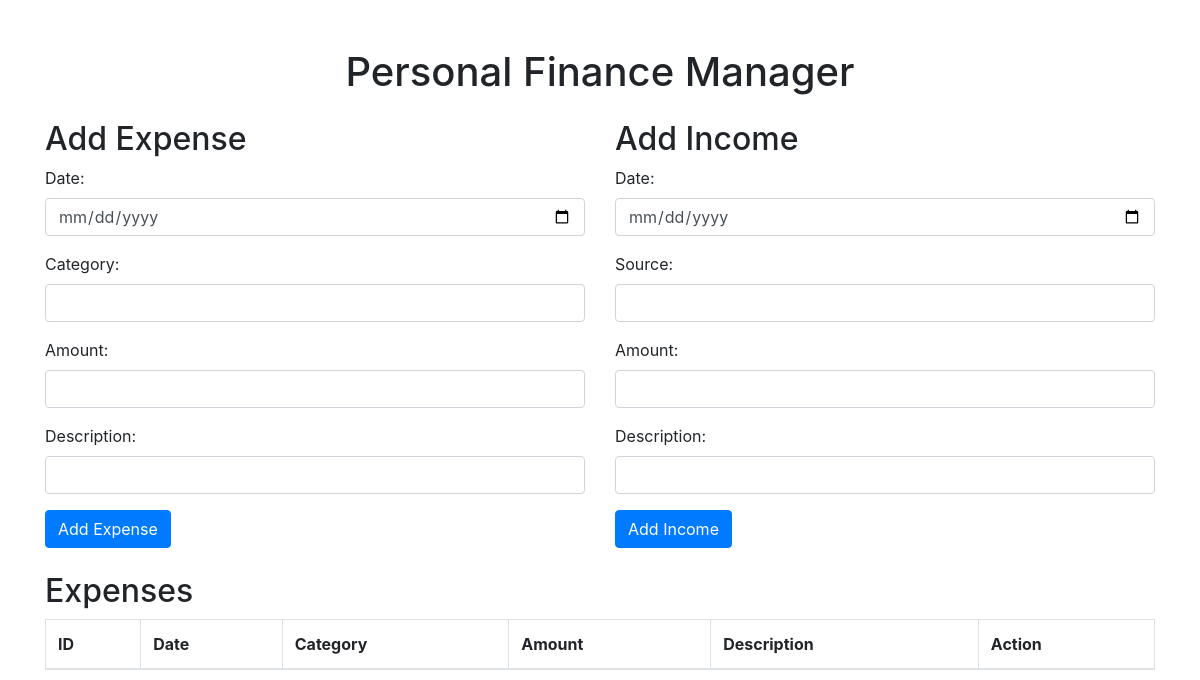
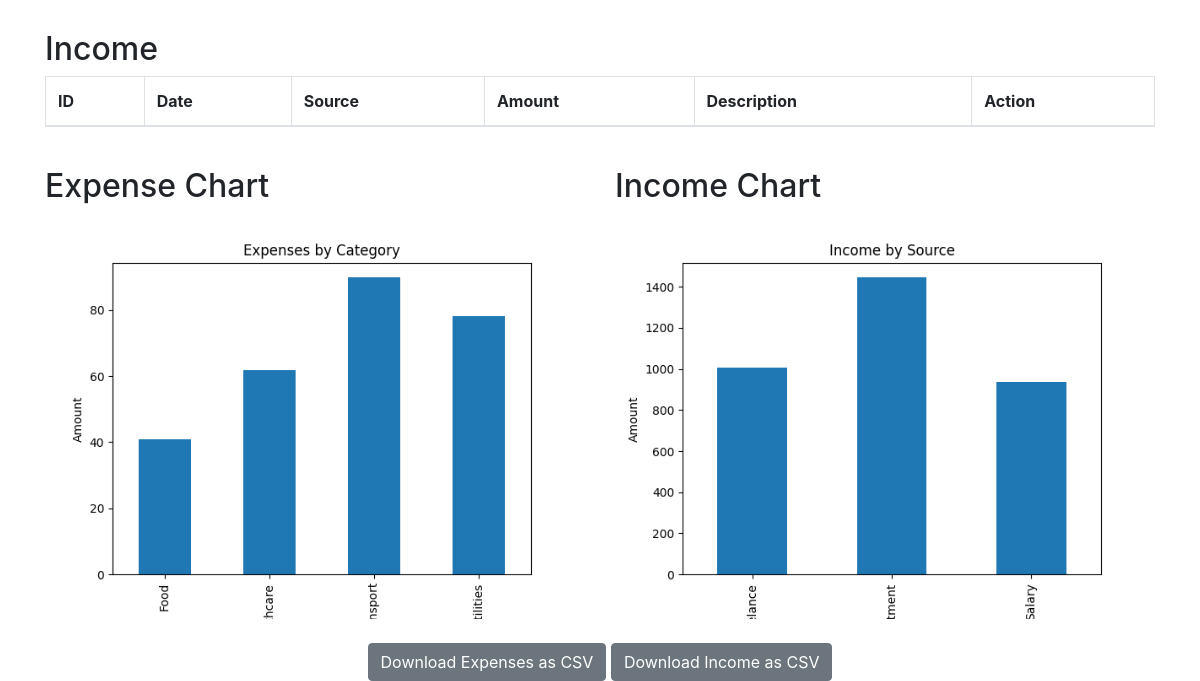
Before: / with the older database file (2 pictures, top to bottom).
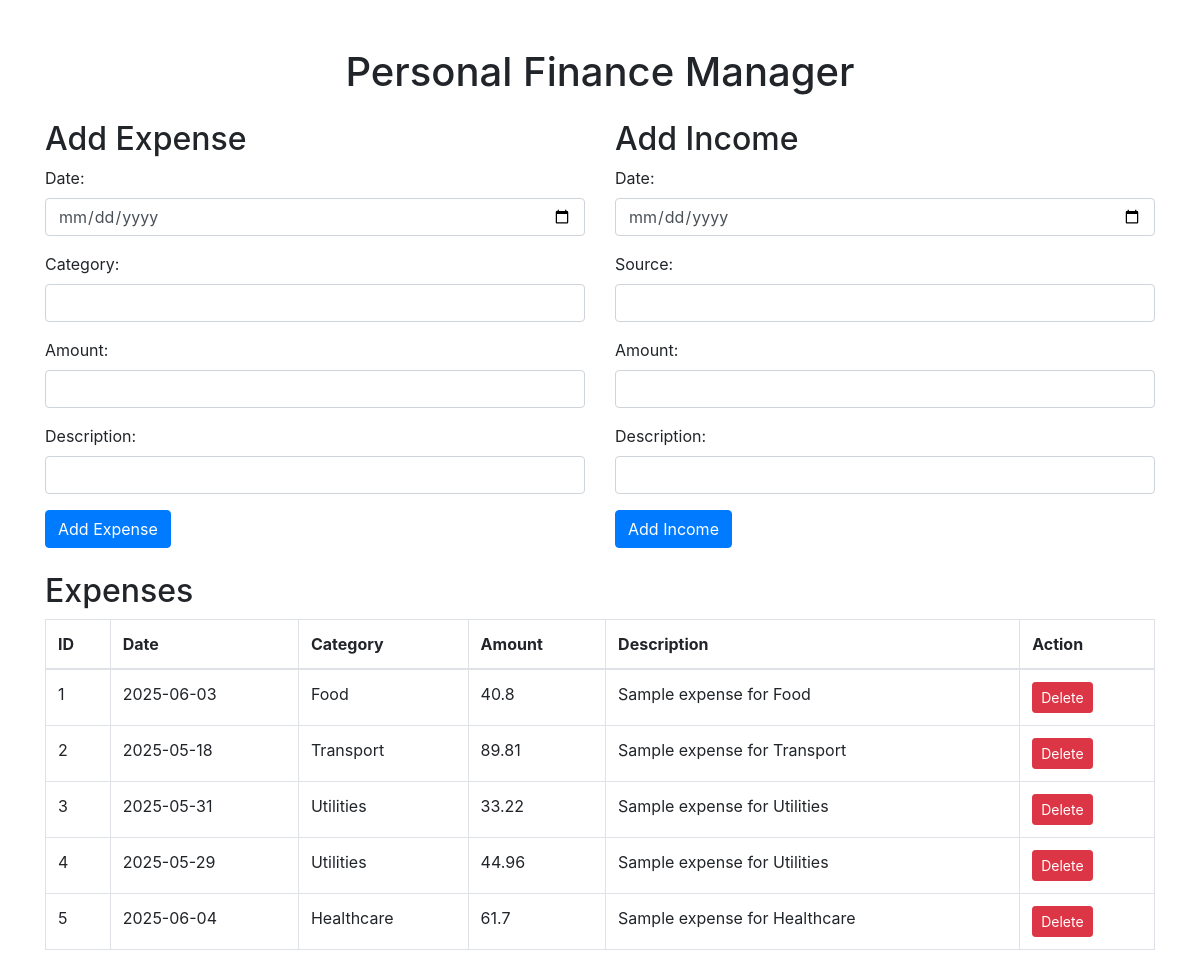
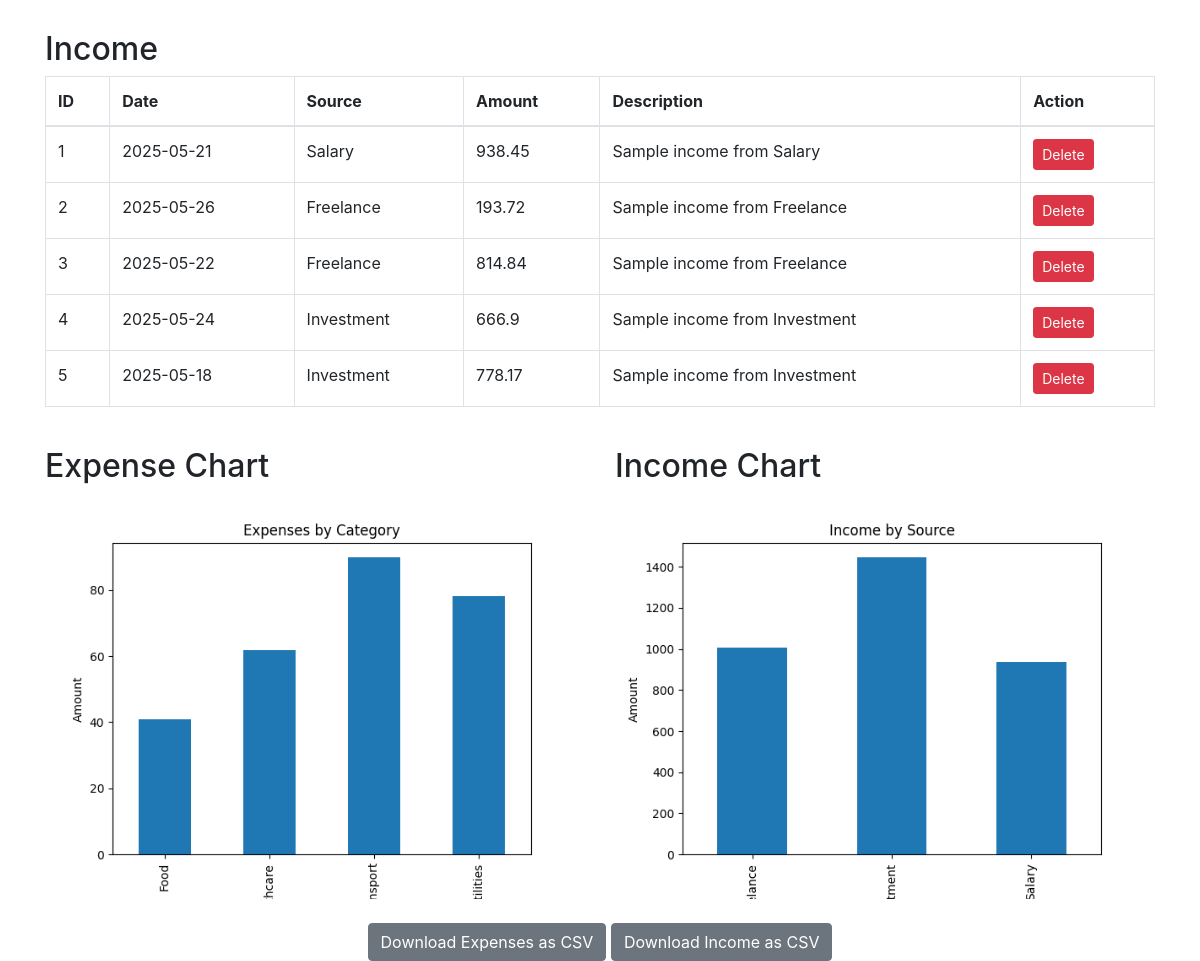
After: the same page with the newer database file (2 pictures, top to bottom).
### tables this page shows
CREATE TABLE expenses (
                    id INTEGER PRIMARY KEY,
                    date TEXT,
                    category TEXT,
                    amount REAL,
                    description TEXT);

CREATE TABLE income (
                    id INTEGER PRIMARY KEY,
                    date TEXT,
                    source TEXT,
                    amount REAL,
                    description TEXT);

### app.py (the view)
@app.route('/')
def index():
    generate_expense_chart()
    generate_income_chart()
    expenses = get_expenses()
    income = get_income()
    return render_template('index.html', expenses=expenses, income=income)

### app.py (called while the page is built)
def get_expenses():
    conn = sqlite3.connect('finance_manager.db')
    c = conn.cursor()
    c.execute("SELECT * FROM expenses")
    rows = c.fetchall()
    conn.close()
    return rows

def get_income():
    conn = sqlite3.connect('finance_manager.db')
    c = conn.cursor()
    c.execute("SELECT * FROM income")
    rows = c.fetchall()
    conn.close()
    return rows

def generate_expense_chart():
    expenses = get_expenses()
    if not expenses:
        print("No expense data available to plot.")
        if os.path.exists('static/expense_chart.png'):
            os.remove('static/expense_chart.png')
        return
    df = pd.DataFrame(expenses, columns=['ID', 'Date', 'Category', 'Amount', 'Description'])
    df['Date'] = pd.to_datetime(df['Date'])
    df.set_index('Date', inplace=True)
    df.groupby('Category')['Amount'].sum().plot(kind='bar')
    plt.title('Expenses by Category')
    plt.xlabel('Category')
    plt.ylabel('Amount')
    plt.savefig('static/expense_chart.png')
    plt.close()

### templates/index.html (shortened to what the changed rows need)
<!DOCTYPE html>
<html lang="en">
<head>
    <link href="https://stackpath.bootstrapcdn.com/bootstrap/4.5.2/css/bootstrap.min.css" rel="stylesheet">
</head>
<body>
    <div class="container mt-5">
        <h1 class="text-center">Personal Finance Manager</h1>
        <div class="row mt-4">
            <div class="col-md-6">
                <h2>Add Expense</h2>
            </div>
            <div class="col-md-6">
                <h2>Add Income</h2>
            </div>
        </div>
        <div class="row mt-4">
            <div class="col-md-12">
                <h2>Expenses</h2>
                <table class="table table-bordered">
                    <thead>
                        <tr>
                            <th>ID</th>
                            <th>Date</th>
                            <th>Category</th>
                            <th>Amount</th>
                            <th>Description</th>
                            <th>Action</th>
                        </tr>
                    </thead>
                    <tbody>
                        {% for expense in expenses %}
                        <tr id="expense-{{ expense[0] }}">
                            <td>{{ expense[0] }}</td>
                            <td>{{ expense[1] }}</td>
                            <td>{{ expense[2] }}</td>
                            <td>{{ expense[3] }}</td>
                            <td>{{ expense[4] }}</td>
                            <td>
                                <button class="btn btn-danger btn-sm" onclick="deleteExpense({{ expense[0] }})">Delete</button>
                            </td>
                        </tr>
                        {% endfor %}
                    </tbody>
                </table>
            </div>
        </div>
        <div class="row mt-4">
            <div class="col-md-12">
                <h2>Income</h2>
                <table class="table table-bordered">
                    <thead>
                        <tr>
                            <th>ID</th>
                            <th>Date</th>
                            <th>Source</th>
                            <th>Amount</th>
                            <th>Description</th>
                            <th>Action</th>
                        </tr>
                    </thead>
                    <tbody>
                        {% for income in income %}
                        <tr id="income-{{ income[0] }}">
                            <td>{{ income[0] }}</td>
                            <td>{{ income[1] }}</td>
                            <td>{{ income[2] }}</td>
                            <td>{{ income[3] }}</td>
                            <td>{{ income[4] }}</td>
                            <td>
                                <button class="btn btn-danger btn-sm" onclick="deleteIncome({{ income[0] }})">Delete</button>
                            </td>
                        </tr>
                        {% endfor %}
                    </tbody>
                </table>
            </div>
        </div>
        <div class="row mt-4">
            <div class="col-md-6">
                <h2>Expense Chart</h2>
            </div>
            <div class="col-md-6">
                <h2>Income Chart</h2>
            </div>
        </div>
    </div>
</body>
</html>

Changed rows visible on the page:
added expenses: id "1", date "2025-06-03", category "Food", amount "40.8", description "Sample expense for Food"
added expenses: id "2", date "2025-05-18", category "Transport", amount "89.81", description "Sample expense for Transport"
added expenses: id "3", date "2025-05-31", category "Utilities", amount "33.22", description "Sample expense for Utilities"
added expenses: id "4", date "2025-05-29", category "Utilities", amount "44.96", description "Sample expense for Utilities"
added expenses: id "5", date "2025-06-04", category "Healthcare", amount "61.7", description "Sample expense for Healthcare"
added income: id "1", date "2025-05-21", source "Salary", amount "938.45", description "Sample income from Salary"
added income: id "2", date "2025-05-26", source "Freelance", amount "193.72", description "Sample income from Freelance"
added income: id "3", date "2025-05-22", source "Freelance", amount "814.84", description "Sample income from Freelance"
added income: id "4", date "2025-05-24", source "Investment", amount "666.9", description "Sample income from Investment"
added income: id "5", date "2025-05-18", source "Investment", amount "778.17", description "Sample income from Investment"
